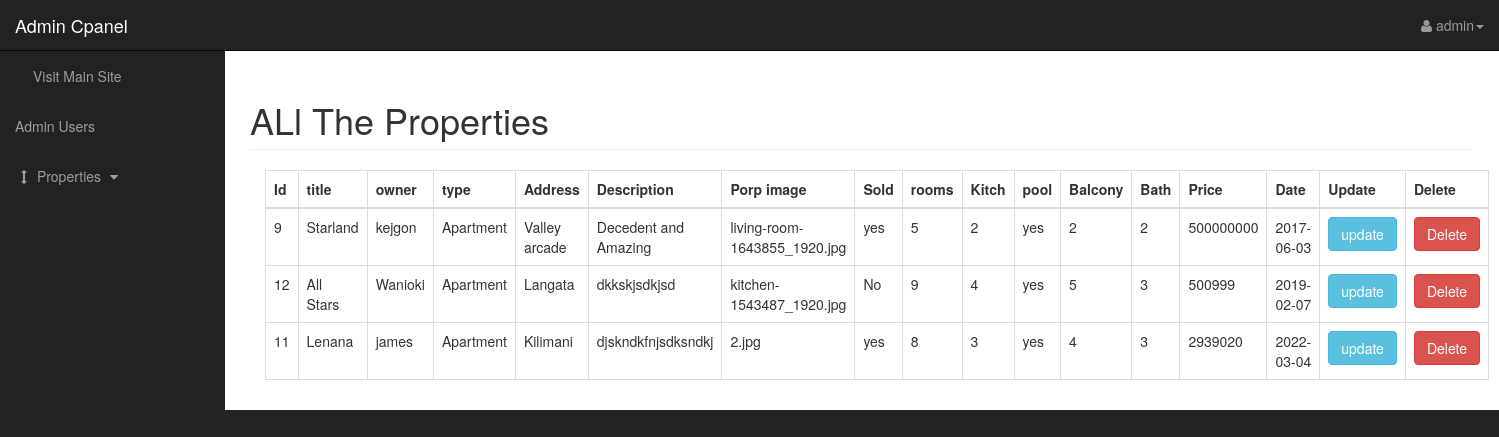
The page /admin/view_property.php (signed in) on the database its author committed.
### tables this page shows
CREATE TABLE IF NOT EXISTS `properties` (
  `prop_id` int(11) NOT NULL AUTO_INCREMENT,
  `prop_title` varchar(255) NOT NULL,
  `prop_owner` varchar(255) NOT NULL,
  `prop_type` varchar(255) NOT NULL,
  `address` varchar(255) NOT NULL,
  `description` varchar(255) NOT NULL,
  `prop_img` varchar(255) NOT NULL,
  `sold` varchar(255) NOT NULL,
  `bedroom` int(50) NOT NULL,
  `kitchen` int(50) NOT NULL,
  `balcony` int(50) NOT NULL,
  `swimming_pool` varchar(30) NOT NULL,
  `bathroom` int(5) NOT NULL,
  `price` int(255) NOT NULL,
  `date` date NOT NULL,
  PRIMARY KEY (`prop_id`)
);

### admin/view_property.php (the view, shortened to what this page needs)
<?php include "dbconn.php" ?>
<!DOCTYPE html>
<html lang="en">
<head>
    <link href="css/bootstrap.min.css" rel="stylesheet">
    <link href="css/sb-admin.css" rel="stylesheet">
    <link href="font-awesome/css/font-awesome.min.css" rel="stylesheet" type="text/css">
</head>
<body>
    <div id="wrapper">
        <nav class="navbar navbar-inverse navbar-fixed-top" role="navigation">
            <div class="navbar-header">
                <a class="navbar-brand" href="admin.php">Admin Cpanel</a>
            </div>
            <ul class="nav navbar-right top-nav">
                <li class="dropdown">
                    <?php
                    $user = $_SESSION['user'];
                    ?>
                    <a href="#" class="dropdown-toggle" data-toggle="dropdown"><i class="fa fa-user"></i> <?php echo $user; ?><b class="caret"></b></a>
                </li>
            </ul>
            <div class="collapse navbar-collapse navbar-ex1-collapse">
                <ul class="nav navbar-nav side-nav">
                    <li>
                        <a href="../index.php"><i class="fa fa-fw fa-bar-home-o"></i>Visit Main Site</a>
                    </li>
                    <li>
                        <a href="admin_users.php">Admin Users</a>
                    </li>
                    <li>
                        <a href="javascript:;" data-toggle="collapse" data-target="#properties"><i class="fa fa-fw fa-arrows-v"></i> Properties <i class="fa fa-fw fa-caret-down"></i></a>
                    </li>
                </ul>
            </div>
        </nav>
        <div id="page-wrapper">
            <div class="container-fluid">
                <div class="row">
                    <div class="col-lg-12">
                        <h1 class="page-header">
                            ALl The Properties
                        </h1>
                        <div class="col-xs-6">
                            <table style="width:50%;" class="table table-bordered table-hover">
                                <thead>
                                    <tr>
                                        <th>Id</th>
                                        <th>title</th>
                                        <th>owner</th>
                                        <th> type</th>
                                        <th>Address</th>
                                        <th>Description</th>
                                        <th>Porp image</th>
                                        <th>Sold</th>
                                        <th>rooms</th>
                                        <th>Kitch</th>
                                        <th>pool</th>
                                        <th>Balcony</th>
                                        <th>Bath</th>
                                        <th>Price</th>
                                        <th>Date</th>
                                        <th>Update</th>
                                        <th>Delete</th>
                                    </tr>
                                </thead>
                                <tbody>
                                    <?php
                                    $query = "SELECT * FROM properties";
                                    $selec_properties = mysqli_query($conn, $query);
                                    while ($row = mysqli_fetch_assoc($selec_properties)) {
                                        $id =  $row['prop_id'];
                                        $prop_title = $row['prop_title'];
                                        $prop_owner = $row['prop_owner'];
                                        $prop_type = $row['prop_type'];
                                        $address = $row['address'];
                                        $description = $row['description'];
                                        $prop_img = $row['prop_img'];
                                        $sold = $row['sold'];
                                        $bedroom = $row['bedroom'];
                                        $kitchen = $row['kitchen'];
                                        $balcony = $row['balcony'];
                                        $swimming_pool = $row['swimming_pool'];
                                        $bathroom = $row['bathroom'];
                                        $price = $row['price'];
                                        $date = $row['date'];
                                        echo "<tr>";
                                        echo "<td>{$id}</td>";
                                        echo "<td>{$prop_title}</td>";
                                        echo "<td>{$prop_owner}</td>";
                                        echo "<td>{$prop_type}</td>";
                                        echo "<td>{$address}</td>";
                                        echo "<td>{$description}</td>";
                                        echo "<td>{$prop_img}</td>";
                                        echo "<td>{$sold}</td>";
                                        echo "<td>{$bedroom}</td>";
                                        echo "<td>{$kitchen}</td>";
                                        echo "<td>{$swimming_pool}</td>";
                                        echo "<td>{$balcony}</td>";
                                        echo "<td>{$bathroom}</td>";
                                        echo "<td>{$price}</td>";
                                        echo "<td>{$date}</td>";
                                        echo '<td><a class="btn btn-info" href="edite_prop.php?update_propt={$id}">update</td>';
                                        echo '<td><a class="btn btn-danger " href="view_property.php?delete={$id}"> Delete</a></td>';
                                        echo "</tr>";
                                    }
                                    ?>
                                </tbody>
                            </table>
                        </div>
                    </div>
                </div>
            </div>
        </div>
    </div>
</body>
</html>

### admin/css/sb-admin.css (style rules this page uses)
body { margin-top: 100px; background-color: #222; }
@media (min-width:768px) { body { margin-top: 50px; } }
#wrapper { padding-left: 0; }
#page-wrapper { width: 100%; padding: 0; background-color: #fff; }
@media (min-width:768px) { #wrapper { padding-left: 225px; } }
@media (min-width:768px) { #page-wrapper { padding: 10px; } }
.top-nav { padding: 0 15px; }
.top-nav>li { display: inline-block; float: left; }
.top-nav>li>a { padding-top: 15px; padding-bottom: 15px; line-height: 20px; color: #999; }
@media (min-width:768px) { .side-nav { position: fixed; top: 51px; left: 225px; width: 225px; margin-left: -225px; border: none; border-radius: 0; overflow-y: auto; background-color: #222; } }
@media (min-width:768px) { .side-nav>li>a { width: 225px; } }

### rows shown on the page
properties: prop_id "9", prop_title "Starland", prop_owner "kejgon", prop_type "Apartment", address "Valley arcade", description "Decedent and Amazing", prop_img "living-room-1643855_1920.jpg", sold "yes", bedroom "5", kitchen "2", swimming_pool "yes", balcony "2", bathroom "2", price "500000000", date "2017-06-03"
properties: prop_id "12", prop_title "All Stars", prop_owner "Wanioki", prop_type "Apartment", address "Langata", description "dkkskjsdkjsd", prop_img "kitchen-1543487_1920.jpg", sold "No", bedroom "9", kitchen "4", swimming_pool "yes", balcony "5", bathroom "3", price "500999", date "2019-02-07"
properties: prop_id "11", prop_title "Lenana", prop_owner "james", prop_type "Apartment", address "Kilimani", description "djskndkfnjsdksndkj", prop_img "2.jpg", sold "yes", bedroom "8", kitchen "3", swimming_pool "yes", balcony "4", bathroom "3", price "2939020", date "2022-03-04"

### other values the page prints
$user "admin"
